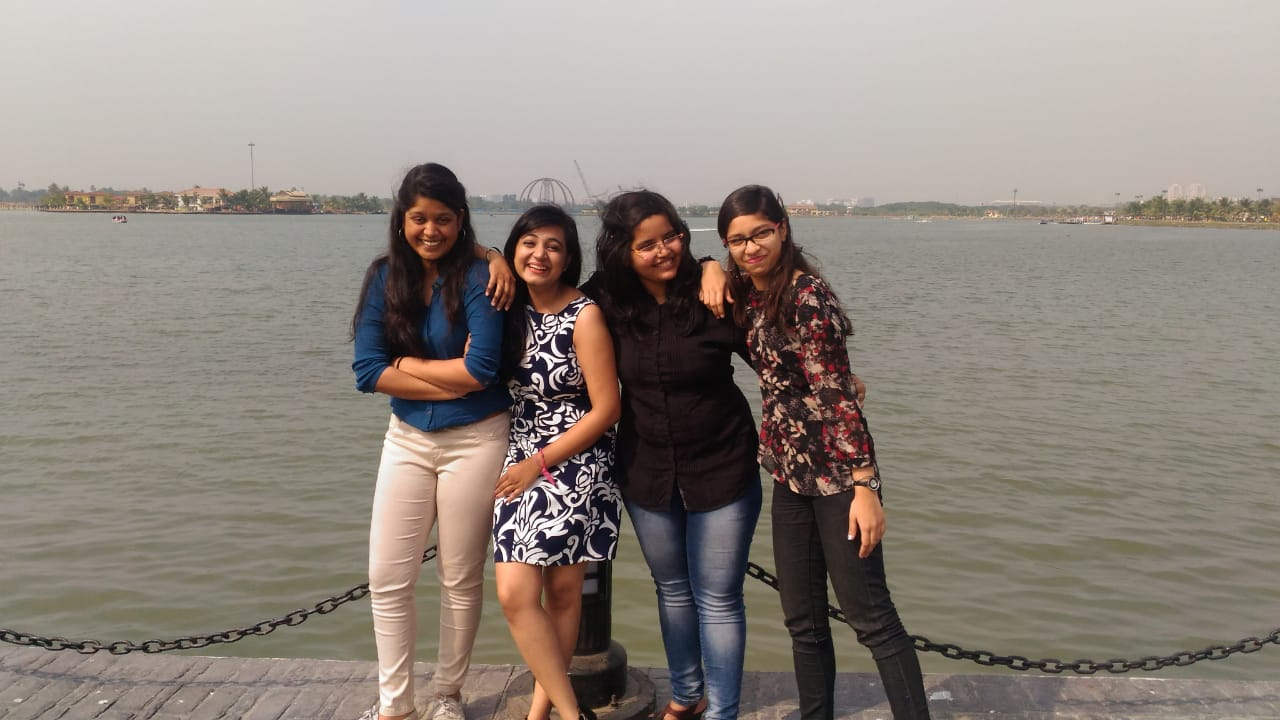
#> input picture Quad.jpg, 1280 x 720 px
$ python cartoonizer.py Quad.jpg Quad.jpg
#> lines starting #> are read from the running program, lines starting #| are printed output that depends on the picture; after the words box and inside, x2 and y2 are one past the last pixel; in counts of white or black regions, pixels touching at a corner belong together
#> further down, image is the input picture: shape (720, 1280, 3); mean B, G, R 126, 133.6, 142.9
import argparse
import time
import numpy as np
from collections import defaultdict
from scipy import stats
import cv2


def cartoonize(image):

    #convert image into cartoon-like image
    #image: input PIL image

    output = np.array(image)
    x, y, c = output.shape
#> x = 720; y = 1280; c = 3
    for i in range(c):
        output[:, :, i] = cv2.bilateralFilter(output[:, :, i], 5, 50, 50)

    edge = cv2.Canny(output, 100, 200)
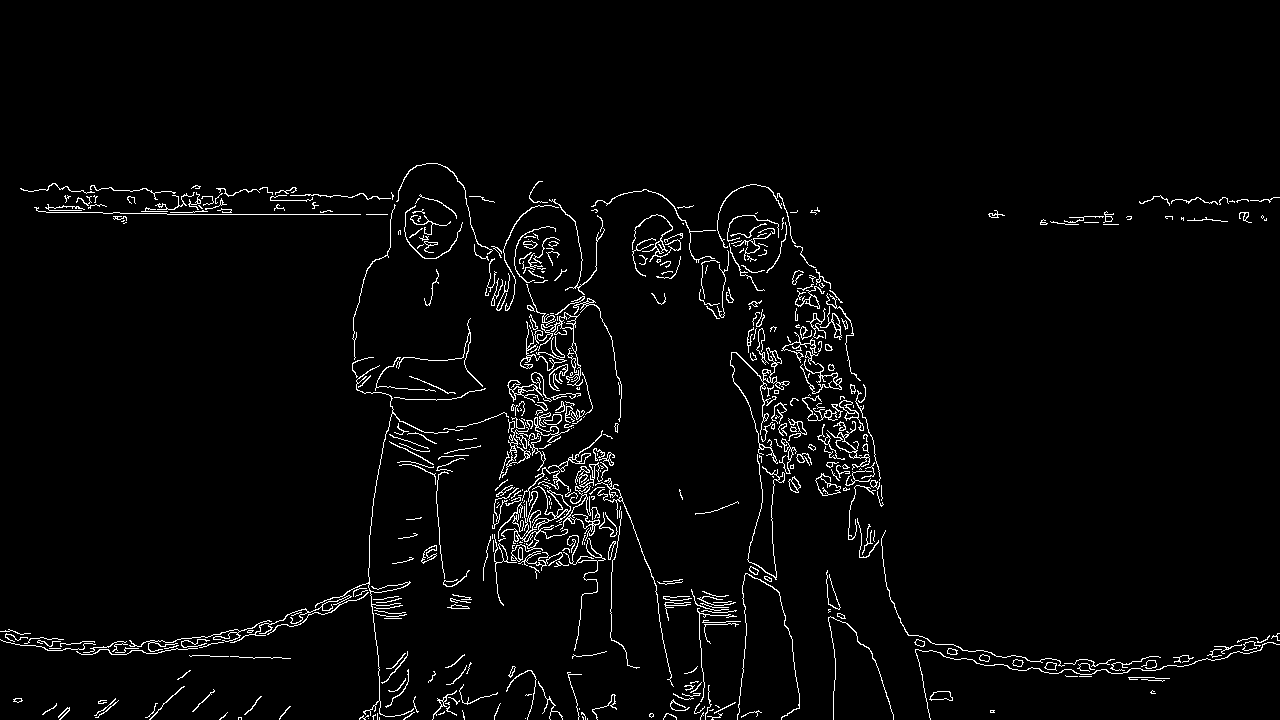
#> edge: shape (720, 1280); 2.9% white in thin lines or dots, all inside (x1, y1, x2, y2) = (0, 163, 1280, 720)

    output = cv2.cvtColor(output, cv2.COLOR_RGB2HSV)
#> output: shape (720, 1280, 3); mean H, S, V 103.7, 41.2, 143.3

    hists = []
    #H
    hist, _ = np.histogram(output[:, :, 0], bins=np.arange(180+1))
#> hist = 180 values, max 91406 at index 99, min 0 at index 28, mean 5120
    hists.append(hist)
    #S
    hist, _ = np.histogram(output[:, :, 1], bins=np.arange(256+1))
#> hist = 256 values, max 43794 at index 10, min 0 at index 221, mean 3600
    hists.append(hist)
    #V
    hist, _ = np.histogram(output[:, :, 2], bins=np.arange(256+1))
#> hist = 256 values, max 17391 at index 147, min 0 at index 0, mean 3600
    hists.append(hist)

    C = []
    for h in hists:
        C.append(k_histogram(h))
#> this loop made 3 passes
#> after the loop, C = [[9, 102, 125], [13, 31, 49, 73, 99, 135, 167], [39, 111, 143, 193, 211]]
    print("centroids: {0}".format(C))
#| centroids: [array([  9., 102., 125.]), array([ 13.,  31.,  49.,  73.,  99., 135., 167.]), array([ 39., 111., 143., 193., 211.])]

    output = output.reshape((-1, c))
    for i in range(c):
        channel = output[:, i]
        index = np.argmin(np.abs(channel[:, np.newaxis] - C[i]), axis=1)
        output[:, i] = C[i][index]
    output = output.reshape((x, y, c))
#> output: shape (720, 1280, 3); mean H, S, V 103.2, 41, 142.8
    output = cv2.cvtColor(output, cv2.COLOR_HSV2RGB)
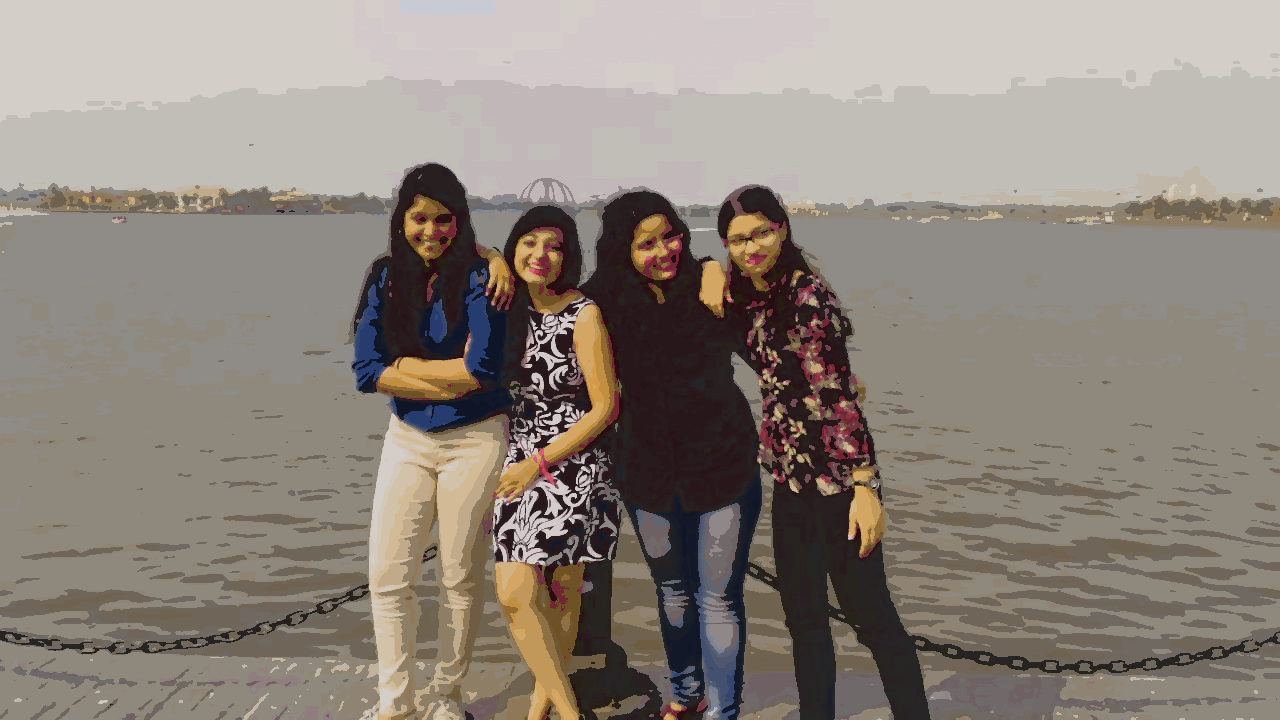
#> output: shape (720, 1280, 3); mean B, G, R 124.6, 133, 142
    contours, _ = cv2.findContours(edge,cv2.RETR_EXTERNAL,cv2.CHAIN_APPROX_NONE)
#> contours = 516 contours, 413 with area under 20; largest, box (x1, y1, x2, y2) and area: (501, 486, 571, 562) 546, (730, 347, 790, 464) 392, (502, 419, 531, 478) 288, (827, 421, 870, 470) 263, (815, 473, 841, 496) 256
    cv2.drawContours(output, contours, -1, 0, thickness=1)
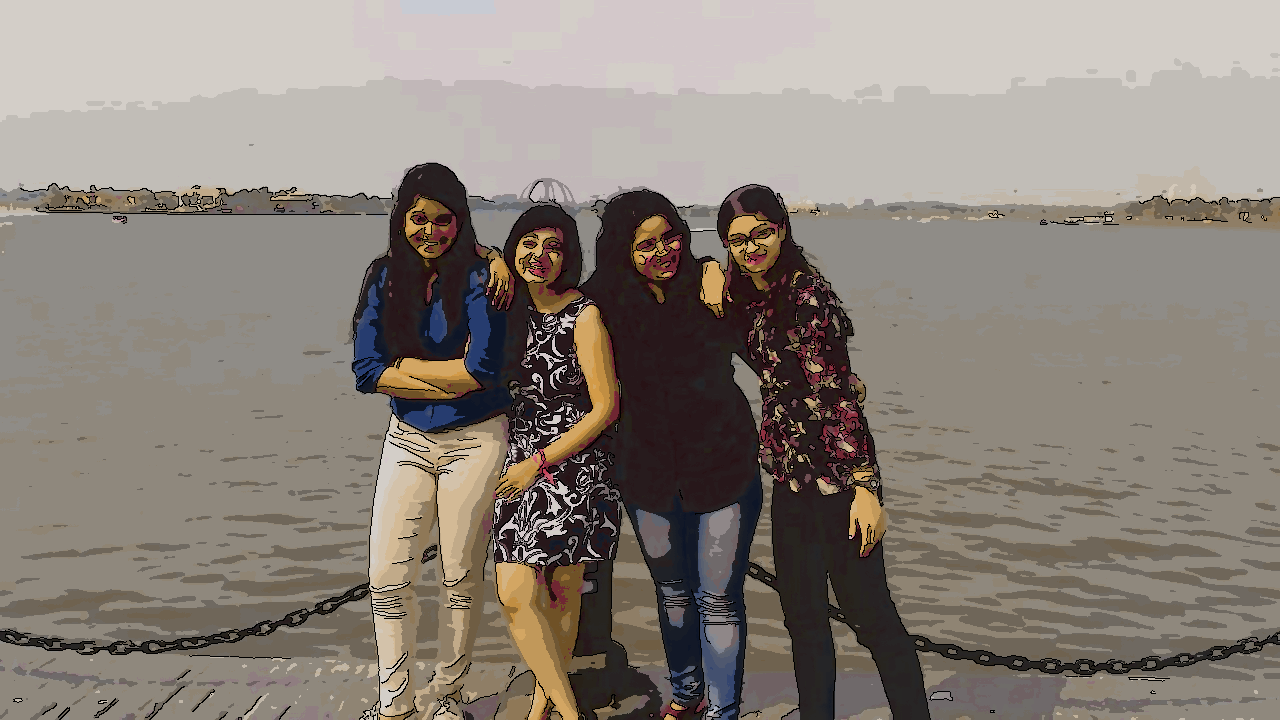
#> output: shape (720, 1280, 3); 2.83% of pixels changed, all inside (x1, y1, x2, y2) = (0, 163, 1280, 720)
    return output

def update_C(C, hist):

    #update centroids until they don't change

    while True:
        groups = defaultdict(list)

        #assign pixel values
        for i in range(len(hist)):
            if hist[i] == 0:
                continue
            d = np.abs(C-i)
            index = np.argmin(d)
            groups[index].append(i)

        new_C = np.array(C)
        for i, indice in groups.items():
            if np.sum(hist[indice]) == 0:
                continue
            new_C[i] = int(np.sum(indice*hist[indice])/np.sum(hist[indice]))
        if np.sum(new_C-C) == 0:
            break
        C = new_C
    return C, groups

def k_histogram(hist):

    #choose the best K for k-means and get the centroids

    alpha = 0.001              # p-value threshold for normaltest
    N = 80                      # minimun group size for normaltest
    C = np.array([128])

    while True:
        C, groups = update_C(C, hist)

        #start increase K if possible
        new_C = set()     # use set to avoid same value when seperating centroid
        for i, indice in groups.items():
            #if there are not enough values in the group, do not seperate
            if len(indice) < N:
                new_C.add(C[i])
                continue

            # judge whether we should seperate the centroid
            # by testing if the values of the group is under a
            # normal distribution
            z, pval = stats.normaltest(hist[indice])
            if pval < alpha:
                #not a normal dist, seperate
                left = 0 if i == 0 else C[i-1]
                right = len(hist)-1 if i == len(C)-1 else C[i+1]
                delta = right-left
                if delta >= 3:
                    c1 = (C[i]+left)/2
                    c2 = (C[i]+right)/2
                    new_C.add(c1)
                    new_C.add(c2)
                else:
                    # though it is not a normal dist, we have no
                    # extra space to seperate
                    new_C.add(C[i])
            else:
                # normal dist, no need to seperate
                new_C.add(C[i])
        if len(new_C) == len(C):
            break
        else:
            C = np.array(sorted(new_C))
    return C

if __name__ == '__main__':
    parser = argparse.ArgumentParser()
    parser.add_argument('real', help='input image')
    parser.add_argument('cartoonized', help='output cartoonized image')

    args = parser.parse_args()

    image = cv2.imread(args.real)
    start_time = time.time()
    output = cartoonize(image)
    end_time = time.time()
    t = end_time-start_time
    print('time: {0}s'.format(t))
    cv2.imwrite(args.cartoonized, output)
